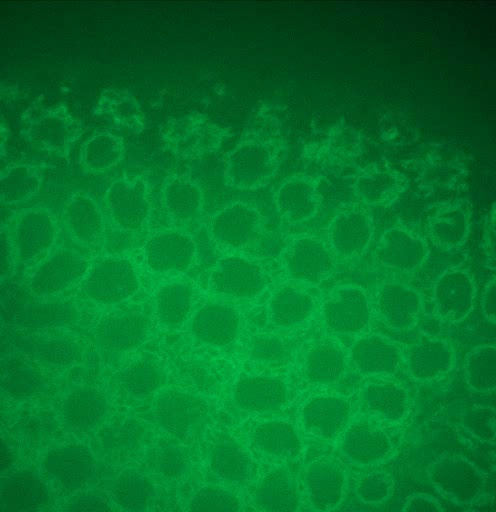
#> input picture 2_sample.jpg, 496 x 512 px, given in place of cellvid11.avi, which was not available
$ python Video_Hist_Test2.py   (older library calls are emulated)
#> lines starting #> are read from the running program, lines starting #| are printed output that depends on the picture; after the words box and inside, x2 and y2 are one past the last pixel; in counts of white or black regions, pixels touching at a corner belong together; pictures that were not available may be replaced by others from this repository, and a replacement may not be noted
#By Mayra Banuelos

import numpy as np
#import matplotlib.pyplot as plt
import cv2
import imutils

video=cv2.VideoCapture('cellvid11.avi')
length = int(video.get(cv2.CAP_PROP_FRAME_COUNT))

def onChange(trackbarValue):
#> called with trackbarValue = 0
    video.set(cv2.CAP_PROP_POS_FRAMES,trackbarValue)
    err,image = video.read()
#> image is the input picture: shape (512, 496, 3); mean B, G, R 40.9, 116.2, 1.8
    image = cv2.cvtColor(image, cv2.COLOR_BGR2RGB)
    image_gauss = cv2.GaussianBlur(image, (3,3), 0,0)
    image_gray = cv2.cvtColor(image_gauss, cv2.COLOR_BGR2GRAY)
    image_gray = cv2.equalizeHist(image_gray)
    image_contours = image.copy()
    height, width, channels = image.shape
#> height = 512; width = 496; channels = 3
    counter = 0
    sum = 0
    areas = []

    #Adaptive Histogram Equalization
    clahe = cv2.createCLAHE(clipLimit=8, tileGridSize=(5,5))
    cl1 = clahe.apply(image_gray)
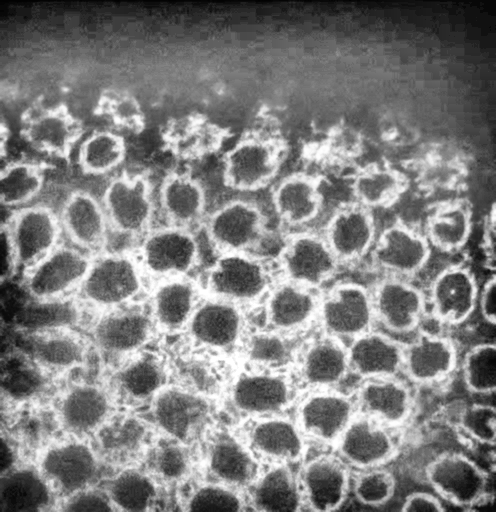
#> cl1: shape (512, 496); min 1, max 255, mean 126.8

    #Kernel Definitions
    kernel = cv2.getStructuringElement(cv2.MORPH_ELLIPSE,(2,2))
    kernel2 = cv2.getStructuringElement(cv2.MORPH_ELLIPSE,(4,4))

    #Threshold and Noise Reduction with dilation and erosion
    ret,image_edged = cv2.threshold(cl1,0,255,cv2.THRESH_BINARY+cv2.THRESH_OTSU)
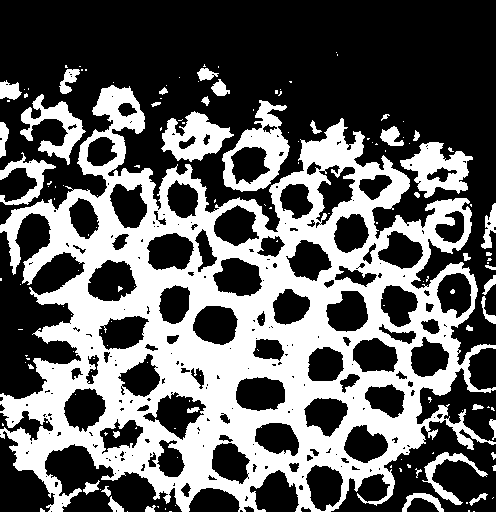
#> image_edged: shape (512, 496); 38.4% white; 147 white regions (107 under 20 px), largest, box (x1, y1, x2, y2) and area: (0, 85, 496, 512) 83734, (222, 100, 290, 192) 2553, (400, 142, 473, 198) 2047
#> ret = 138
    image_edged3=cv2.morphologyEx(image_edged, cv2.MORPH_CLOSE, kernel)
#> image_edged3: shape (512, 496); 38.6% white; 94 white regions (59 under 20 px)
    #image_edged3=cv2.morphologyEx(image_edged3, cv2.MORPH_OPEN, kernel)
    #image_edged3=cv2.morphologyEx(image_edged3, cv2.MORPH_OPEN, kernel)
    #image_edged3=cv2.morphologyEx(image_edged3, cv2.MORPH_CLOSE, kernel2)
    #image_edged3=cv2.morphologyEx(image_edged3, cv2.MORPH_CLOSE, kernel2)
    # image_edged3[0:(height-1),0] = 255
    # image_edged3[0:(height-1), (width-1)] = 255
    # image_edged3[(height-1),0:(width-1)] = 255
    # image_edged3[0,1:(width-1)] = 255

    #Find Contours
    cnts = cv2.findContours(image_edged3.copy(), cv2.RETR_TREE, cv2.CHAIN_APPROX_TC89_KCOS)
#> cnts = 256 contours, 137 with area under 20; largest, box (x1, y1, x2, y2) and area: (0, 86, 496, 512) 125109, (223, 101, 291, 193) 3514, (401, 143, 473, 199) 2160, (162, 113, 235, 163) 2012, (21, 95, 86, 166) 1614
    cnts = cnts[0] if imutils.is_cv2() else cnts[1]

    for i in cnts:
        #print(cv2.contourArea(i))
        areas.append(cv2.contourArea(i))
        sum = cv2.contourArea(i) + sum
        counter = counter + 1
#> this loop made 256 passes
#> (i, sum) on passes 1 to 3: ([[470, 511]], 0), ([[166, 509]], 0), ([[41, 509], [41, 511], [45, 511]], 4)
#> after the loop, areas = 256 values, max 125109 at index 82, min 0 at index 0, mean 725.7; counter = 256; sum = 185774
    check = max(areas)
#> check = 125109
    check2 = min(areas)
#> check2 = 0
    avg = sum/counter
#> avg = 725.7
    avg_check = avg + 4*avg
#> avg_check = 3628.4
    if check > avg_check:
        sum = sum - check
#> sum = 60665
        avg = sum/(counter-1)
#> avg = 237.9
    minimum = avg/4
#> minimum = 59.48
    maximum = 4 * avg
#> maximum = 951.6

    cells=[]
    counter = 0
    #Ignore contours that do not satisfy size criteria
    for i in cnts:
        if cv2.contourArea(i) < minimum or cv2.contourArea(i) > maximum:
            continue;
        #obtain moment from cell objects
        M = cv2.moments(i)
        #obtain center coordinates and print them
        cx = int(M['m10']/M['m00'])
        cy = int(M['m01']/M['m00'])
        cells.append([cx,cy])
        #cv2.circle(image_contours, (cx, cy), 5, (0, 255, 0), -1)
        hull = cv2.convexHull(i)
        if (cv2.contourArea(i) == 0):
            cv2.fillPoly(image_edged3, [hull], (0,0,0))
        else:
            cv2.fillPoly(image_edged, [hull], (255,255,255))
        #cv2.drawContours(image_contours,[hull],0,(0,255,0), 2)
        counter = counter + 1
#> this loop made 256 passes
#> (cx, cy) on passes 7 to 9: (115, 506), (478, 498), (423, 500)
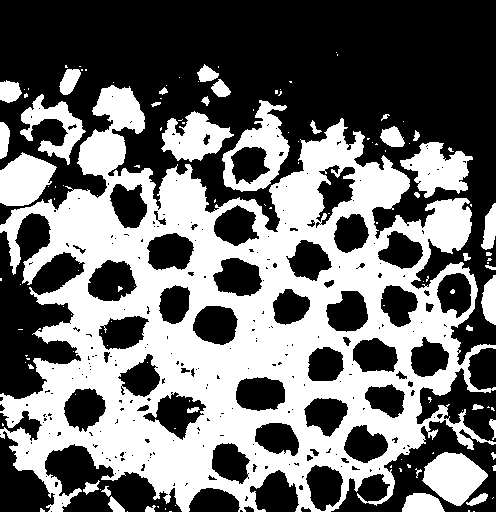
#> image_edged: shape (512, 496); 43.8% white; 129 white regions (91 under 20 px), largest, box (x1, y1, x2, y2) and area: (0, 85, 496, 512) 93094, (222, 100, 290, 192) 2607, (400, 142, 473, 198) 2249
#> after the loop, cells = 49 pairs, first value 3 to 489, second value 74 to 506; counter = 49

    image_edged3=cv2.morphologyEx(image_edged, cv2.MORPH_OPEN, kernel)
#> image_edged3: shape (512, 496); 43.7% white; 88 white regions (50 under 20 px), largest, box (x1, y1, x2, y2) and area: (0, 86, 496, 512) 92604, (223, 101, 291, 193) 2610, (401, 143, 474, 199) 2256
    image_edged3=cv2.morphologyEx(image_edged3, cv2.MORPH_OPEN, kernel)
#> image_edged3: shape (512, 496); 43.7% white; 70 white regions (32 under 20 px), largest, box (x1, y1, x2, y2) and area: (0, 87, 496, 512) 92783, (224, 102, 291, 193) 2612, (402, 144, 475, 200) 2261
    image_edged3=cv2.morphologyEx(image_edged3, cv2.MORPH_OPEN, kernel)
#> image_edged3: shape (512, 496); 43.7% white; 59 white regions (22 under 20 px), largest, box (x1, y1, x2, y2) and area: (0, 88, 496, 512) 93052, (225, 103, 292, 194) 2622, (403, 145, 475, 200) 2257
    image_edged3=cv2.morphologyEx(image_edged3, cv2.MORPH_CLOSE, kernel2)
#> image_edged3: shape (512, 496); 44.2% white; 40 white regions (17 under 20 px), largest, box (x1, y1, x2, y2) and area: (0, 89, 496, 512) 99946, (406, 456, 491, 512) 2862, (404, 146, 476, 200) 2293
    image_edged3=cv2.morphologyEx(image_edged3, cv2.MORPH_CLOSE, kernel2)
#> image_edged3: shape (512, 496); 44.3% white; 36 white regions (15 under 20 px), largest, box (x1, y1, x2, y2) and area: (0, 90, 496, 512) 100503, (407, 457, 492, 512) 2826, (405, 147, 476, 200) 2291
    image_edged3[0:(height-1),0] = 255
    image_edged3[0:(height-1), (width-1)] = 255
    image_edged3[(height-1),0:(width-1)] = 255
    image_edged3[0,1:(width-1)] = 255
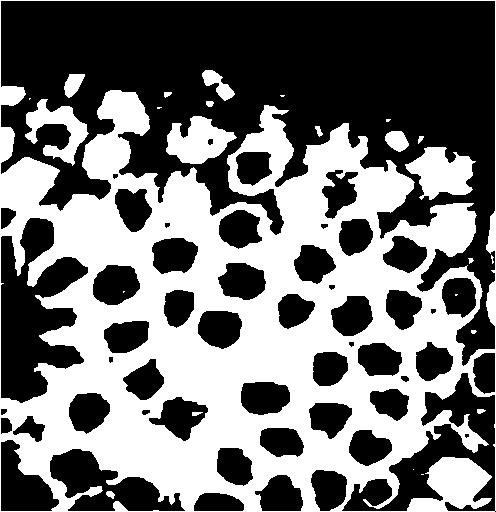
#> image_edged3: shape (512, 496); 45% white; 25 white regions (10 under 20 px)

    #Find Contours
    cnts = cv2.findContours(image_edged3.copy(), cv2.RETR_TREE, cv2.CHAIN_APPROX_TC89_KCOS)
#> cnts = 78 contours, 13 with area under 20; largest, box (x1, y1, x2, y2) and area: (0, 0, 496, 512) 252698, (0, 0, 496, 367) 87690, (0, 217, 89, 404) 9682, (341, 372, 496, 512) 7835, (49, 448, 186, 512) 4342
    cnts = cnts[0] if imutils.is_cv2() else cnts[1]

    for i in cnts:
        #print(cv2.contourArea(i))
        areas.append(cv2.contourArea(i))
        sum = cv2.contourArea(i) + sum
        counter = counter + 1
#> this loop made 78 passes
#> sum on passes 2 to 13: 314155, 315439, 316660.5, 321002, 321036, 322154, 324582.5, 324598.5, 325751, 326848.5, 327001.5, 327441.5
#> (i, sum) on passes 1, 24, 25, 43, 45: ([[0, 0], [0, 511], [495, 510], [495, 0]], 313362.5), ([[421, 474], [423, 474]], 341628.5), ([[413, 469]], 341628.5), ([[455, 295], [457, 294]], 354982.5), ([[124, 291]], 356516.5)
#> after the loop, areas = 334 values, max 252697.5 at index 256, min 0 at index 0, mean 1787.3; counter = 127; sum = 471859
    check = max(areas)
#> check = 252697.5
    check2 = min(areas)
    avg = sum/counter
#> avg = 3715.4
    avg_check = avg + 4*avg
#> avg_check = 18577.1
    if check > avg_check:
        sum = sum - check
#> sum = 219161.5
        avg = sum/(counter-1)
#> avg = 1739.4
    minimum = avg/4
#> minimum = 434.8
    maximum = 4 * avg
#> maximum = 6957.5

    cells=[]
    counter = 0
    #Ignore contours that do not satisfy size criteria
    for i in cnts:
        if cv2.contourArea(i) < minimum or cv2.contourArea(i) > maximum:
            continue;
        #obtain moment from cell objects
        M = cv2.moments(i)
        #obtain center coordinates and print them
        cx = int(M['m10']/M['m00'])
        cy = int(M['m01']/M['m00'])
        cells.append([cx,cy])
        cv2.circle(image_contours, (cx, cy), 5, (0, 255, 0), -1)
        hull = cv2.convexHull(i)
        if (cv2.contourArea(i) == 0):
            cv2.fillPoly(image_edged3, [hull], (0,0,0))
        else:
            cv2.fillPoly(image_edged, [hull], (255,255,255))
        #cv2.drawContours(image_contours,[hull],0,(0,255,0), 2)
        counter = counter + 1
#> this loop made 78 passes
#> (cx, cy) on passes 2, 3, 4, 5, 7, 8, 10, 11, 13, 16, 17, 19: (217, 502), (280, 494), (328, 488), (105, 485), (234, 465), (21, 484), (368, 447), (281, 441), (30, 428), (329, 417), (180, 416), (87, 411)
#> i on passes 1, 24, 25, 43, 45: [[0, 0], [0, 511], [495, 510], [495, 0]], [[421, 474], [423, 474]], [[413, 469]], [[455, 295], [457, 294]], [[124, 291]]
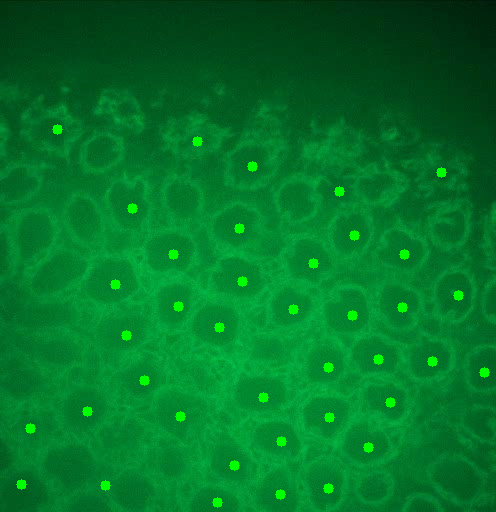
#> image_contours: shape (512, 496, 3); mean R, G, B 1.7, 117.8, 40.3
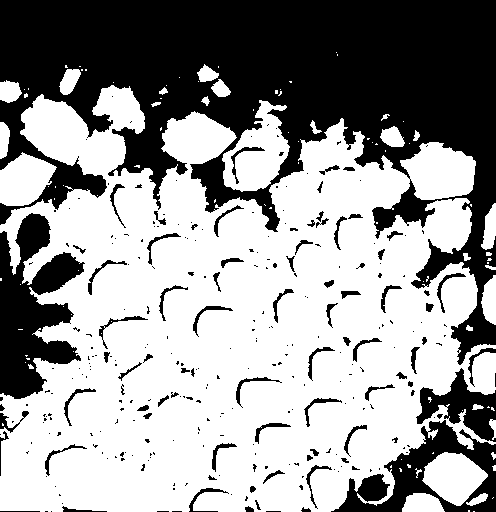
#> image_edged: shape (512, 496); 60.4% white; 301 black regions (220 under 20 px), largest, box (x1, y1, x2, y2) and area: (0, 0, 496, 365) 76289, (0, 213, 85, 399) 8808, (331, 420, 496, 512) 5663
#> after the loop, cells = 39 pairs, first value 21 to 484, second value 129 to 502; counter = 39
    #Return Results
    print(cnts)
#> (printed output is left out)
    print(cells)
    print ("Average Value is: %d and cells: %d" %(avg, counter))
    numpy_horizontal = np.hstack((image, image_contours))
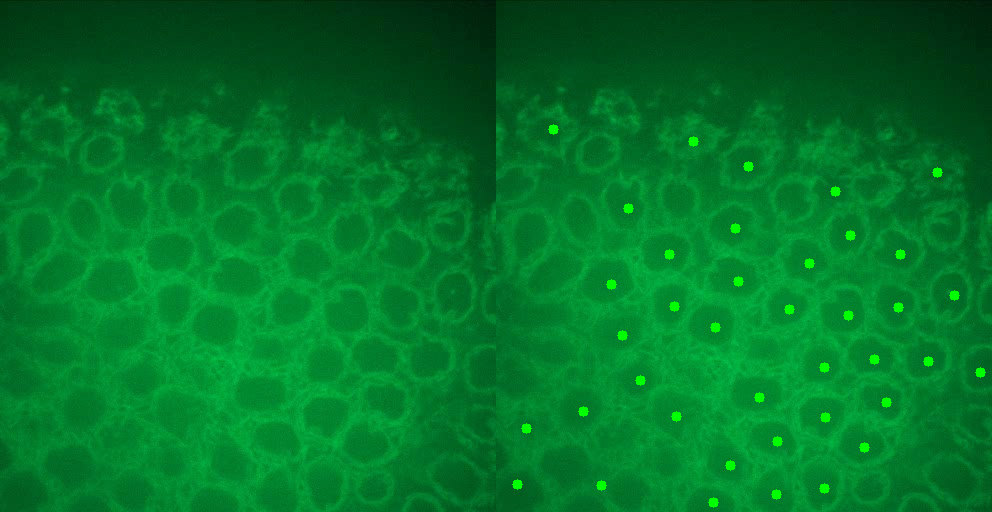
#> numpy_horizontal: shape (512, 992, 3); mean R, G, B 1.8, 117, 40.6
    numpy_horizontal_concat = np.concatenate((image, image_contours), axis = 1)
    cv2.imshow("video", numpy_horizontal_concat)
    cv2.imshow("edged", image_edged3)
    cv2.imshow('first', image_edged)
    pass

cv2.namedWindow('video')
#Put in for loop to move automatically and to start again
cv2.createTrackbar( 'start', 'video', 0, length, onChange )

def onMouse(event, x,y, flags, param):
    if event == cv2.EVENT_LBUTTONDOWN:
        print('x=%d, y=%d'%(x,y))

cv2.setMouseCallback('video', onMouse)

onChange(0)
cv2.waitKey(0)

start = cv2.getTrackbarPos('start','video')
#> start = 0
end   = cv2.getTrackbarPos('end','video')
#> end = 0

video.set(cv2.CAP_PROP_POS_FRAMES,start)

while(video.isOpened()):
  ret, image =video.read()
  if video.get(cv2.CAP_PROP_POS_FRAMES) >= end:
     break
  if cv2.waitKey(1) & 0xFF == ord('q'):
      break
